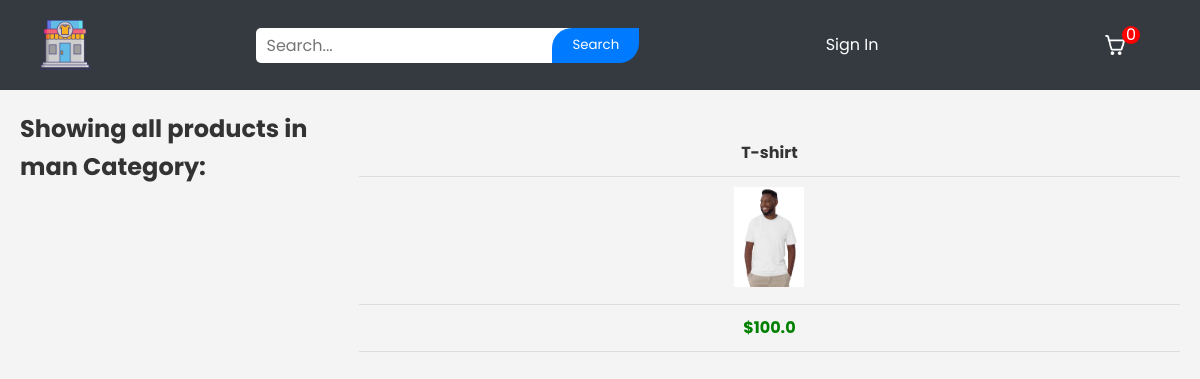
Screenshot of /displayCategory?categoryId=1 with the database file from the repository.
### tables this page shows
CREATE TABLE products
		(productId INTEGER PRIMARY KEY,
		name TEXT,
		price REAL,
		description TEXT,
		image TEXT,
		stock INTEGER,
		categoryId INTEGER,
		FOREIGN KEY(categoryId) REFERENCES categories(categoryId)
		);

CREATE TABLE categories
		(categoryId INTEGER PRIMARY KEY,
		name TEXT
		);

### main.py (the view)
    @app.route("/displayCategory")
    def displayCategory():
        loggedIn, firstName, noOfItems= getLoginDetails()
        categoryId= request.args.get("categoryId")
        with sqlite3.connect('database.db') as conn:
            cur= conn.cursor()
            cur.execute("SELECT products.productId, products.name, products.price, products.image, categories.name FROM products, categories WHERE products.categoryId= categories.categoryId AND categories.categoryId= ?", (categoryId, ))
            data= cur.fetchall()
        try:
            conn.close()
            categoryName= data[0][4]
            data= parse(data)
            return render_template('displayCategory.html', custom_css= "home", pagetitle= "Home | Category", data=data, loggedIn=loggedIn, firstName=firstName, noOfItems=noOfItems, categoryName=categoryName)
        except:
            return render_template('displayCategory.html', custom_css= "home", pagetitle= "Home | Category")

### templates/displayCategory.html
{% extends 'base.html' %}
{% block content %}
<div class="display">
	{% if data %}
	{% for itemData in data %}
	<h2>Showing all products in {{categoryName}} Category:</h2>
	<table>
		<tr id="productName">
			{% for row in itemData %}
			<td>
				{{row[1]}}
			</td>
			{% endfor %}
		</tr>
		<tr id="productImage">
			{% for row in itemData %}
			<td>
				<a href="/productDescription?productId={{row[0]}}">
					<img src={{ url_for('static', filename='uploads/' + row[3]) }} id="itemImage" />
				</a>
			</td>
			{% endfor %}
		</tr>
		<tr id="productPrice">
			{% for row in itemData %}
			<td>
				${{row[2]}}
			</td>
			{% endfor %}
		</tr>
	</table>
	{% endfor %}
	{% else %}
	<h2>There is no Items yet in this Category</h2>
	{% endif %}
</div>
{% endblock %}

### static/css/topStyle.css (style rules this page uses)
* { margin: 0; padding: 0; box-sizing: border-box; font-family: 'Poppins', sans-serif; }
body { background-color: #f4f4f4; color: #333; font-size: 16px; line-height: 1.6; }

### static/css/home.css (style rules this page uses)
.display { display: flex; margin: 20px; }
table { width: 100%; border-collapse: collapse; margin: 20px 0; }
table tr { border-bottom: 1px solid #ddd; }
table td { padding: 10px; text-align: center; }
#itemImage { height: 100px; width: auto; }
#productName { font-weight: bold; }
#productPrice { color: green; font-weight: bold; }

### rows the page displays
products: name "T-shirt", image (picture), price "100.0"
categories: name "man"

### other values shown
{{ noOfItems }} "0"
